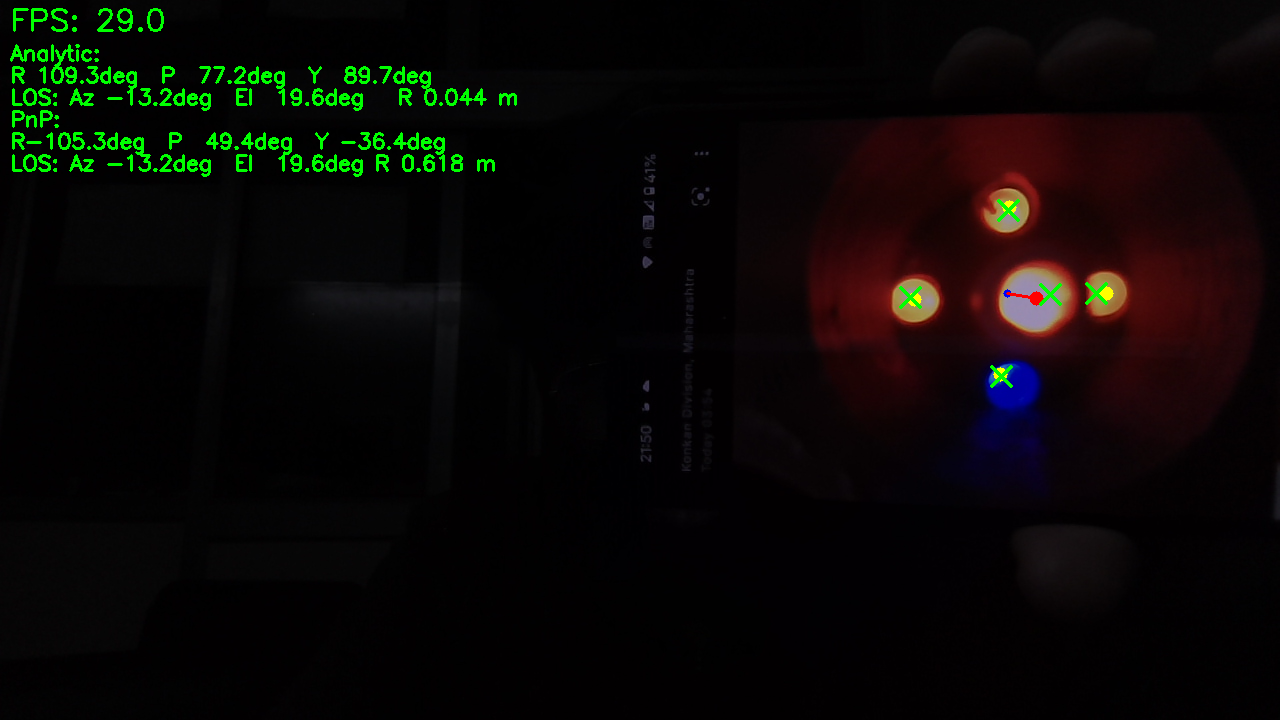
#> input picture vbn_1756052451.png, 1280 x 720 px, given in place of the camera
$ python main.py
#> lines starting #> are read from the running program, lines starting #| are printed output that depends on the picture; after the words box and inside, x2 and y2 are one past the last pixel; in counts of white or black regions, pixels touching at a corner belong together
### capture_frame.py
# capture_frame.py
# Cross-platform capture:
# - Raspberry Pi (libcamera sensors like OV9281): Picamera2 with short exposure
# - Elsewhere: OpenCV VideoCapture (best-effort low exposure)
# Returns frames as BGR (OpenCV-ready)

import time, platform, cv2, numpy as np

# ===== minimal knobs =====
SOURCE        = 0          # OpenCV device index or "rtsp://..." URL (ignored by Picamera2)
WIDTH, HEIGHT = None, None # if None on Pi, we'll pick a sensible default per sensor
FPS           = 30
EXPOSURE_MS   = 3.0        # ~2–10 ms works well for LEDs
USE_PICAMERA2 = True       # set False to force OpenCV even on a Pi
# =========================

def _is_pi():
    try:
        return platform.system() == "Linux" and platform.machine() in ("aarch64", "armv7l", "armv6l")
    except Exception:
        return False

class FrameSource:
    def __init__(self):
        self.picam2 = None
        self.cap = None
        self._using_picam2 = False

        # Prefer Picamera2 on Pi for libcamera sensors (e.g., OV9281)
        if USE_PICAMERA2 and _is_pi() and isinstance(SOURCE, int):
            try:
                from picamera2 import Picamera2
                self.picam2 = Picamera2()

                # Detect sensor model to pick a sane default size
                props = getattr(self.picam2, "camera_properties", {}) or {}
                model = str(props.get("Model", "")).lower()

                if WIDTH and HEIGHT:
                    size = (int(WIDTH), int(HEIGHT))
                else:
                    # OV9281 native is 1280x800; otherwise use 1280x720
                    size = (1280, 800) if "ov9281" in model else (1280, 720)

                cfg = self.picam2.create_video_configuration(
                    main={"size": size, "format": "RGB888"},
                    raw=None
                )
                self.picam2.configure(cfg)

                # Start with auto exposure briefly so the pipe settles
                self._set_controls_safe({"AeEnable": True})
                self.picam2.start()
                time.sleep(0.25)

                # Then lock short exposure & low gain for stable LED blobs
                us = int(max(1, float(EXPOSURE_MS) * 1000.0))  # microseconds
                self._set_controls_safe({
                    "AeEnable": False,
                    "ExposureTime": us,
                    "AnalogueGain": 1.0,
                })
                # Try to set a fixed frame duration (some sensors may ignore)
                if FPS:
                    frame_us = int(max(1, 1_000_000 // int(FPS)))
                    self._set_controls_safe({"FrameDurationLimits": (frame_us, frame_us)})

                # Disable AWB only if the control exists (OV9281 is mono; no AWB)
                self._set_controls_safe({"AwbEnable": False})

                self._using_picam2 = True
                print(f"[capture] Picamera2 active ({model or 'unknown sensor'}), size={size}, exp={us}us")
                return
            except Exception as e:
                print(f"[capture] Picamera2 not available/failed: {e}\n[capture] Falling back to OpenCV.")

        # OpenCV fallback (PC or Pi without Picamera2)
        self.cap = cv2.VideoCapture(SOURCE, cv2.CAP_DSHOW if platform.system()=="Windows" else 0)
        if not self.cap.isOpened():
            raise RuntimeError("OpenCV VideoCapture failed to open source.")
        if WIDTH:  self.cap.set(cv2.CAP_PROP_FRAME_WIDTH,  int(WIDTH))
        if HEIGHT: self.cap.set(cv2.CAP_PROP_FRAME_HEIGHT, int(HEIGHT))
        if FPS:    self.cap.set(cv2.CAP_PROP_FPS,          int(FPS))
        # Best-effort manual exposure (some cameras/drivers ignore; harmless if so)
        try:
            self.cap.set(cv2.CAP_PROP_AUTO_EXPOSURE, 0.25)  # V4L2 manual-ish
            # DShow expects negative log2(seconds); V4L2 sometimes accepts raw values
            self.cap.set(cv2.CAP_PROP_EXPOSURE, -7)
            self.cap.set(cv2.CAP_PROP_GAIN, 0)
            if hasattr(cv2, "CAP_PROP_AUTO_WB"):
                self.cap.set(cv2.CAP_PROP_AUTO_WB, 0)
        except Exception:
            pass
        print("[capture] OpenCV VideoCapture active.")

    # Set a control only if the driver advertises it (avoids "not advertised" errors)
    # [8 lines left out: function _set_controls_safe, not called in this run]

    def read(self):
        if self._using_picam2:
            arr = self.picam2.capture_array("main")  # RGB
            if arr is None or arr.size == 0:
                return False, None
            return True, cv2.cvtColor(arr, cv2.COLOR_RGB2BGR)
        else:
            ok, frame = self.cap.read()
#> frame is the input picture: shape (720, 1280, 3); mean B, G, R 5.1, 7.5, 9.6
            return ok, frame

    def release(self):
        if self._using_picam2 and self.picam2:
            try: self.picam2.stop()
            except Exception: pass
        if self.cap is not None:
            try: self.cap.release()
            except Exception: pass

# Optional generator if you like for-loops:
# [9 lines left out: function capture_frame, not called in this run]

### led_detection.py
# Minimal bright-blob detector. Returns up to 5 centroid points in pixels.
import cv2
import numpy as np

def detect_leds(frame_bgr, max_pts=5):
#> called with max_pts = 5
    gray = cv2.cvtColor(frame_bgr, cv2.COLOR_BGR2GRAY)
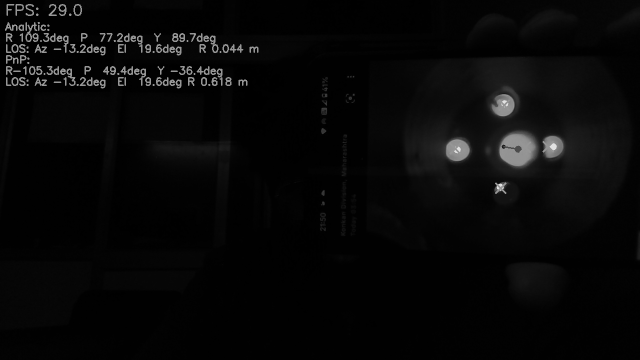
#> gray: shape (720, 1280) (shown at 1/2 size); min 0, max 226, mean 7.9
    blur = cv2.GaussianBlur(gray, (5,5), 0)

    # Adaptive bright threshold: mean + k*std
    m, s = cv2.meanStdDev(blur)
#> m = [7.89]; s = [19.79]
    thr = float(m + 3*s)  # tweak 2.0–3.5 if needed
#> thr = 67.28
    _, mask = cv2.threshold(blur, thr, 255, cv2.THRESH_BINARY)
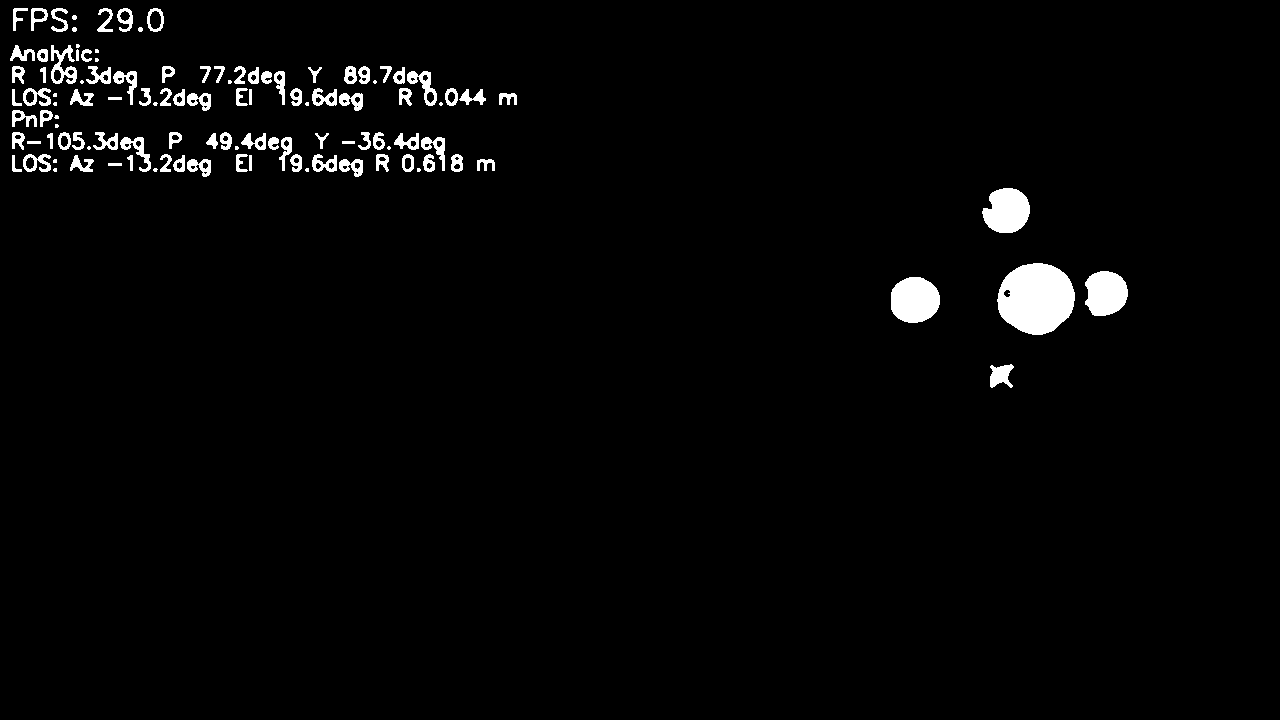
#> mask: shape (720, 1280); 2.5% white; 113 white regions (21 under 20 px), largest, box (x1, y1, x2, y2) and area: (997, 263, 1075, 335) 4294, (891, 277, 940, 323) 1816, (982, 188, 1030, 233) 1638
    mask = cv2.medianBlur(mask, 5)
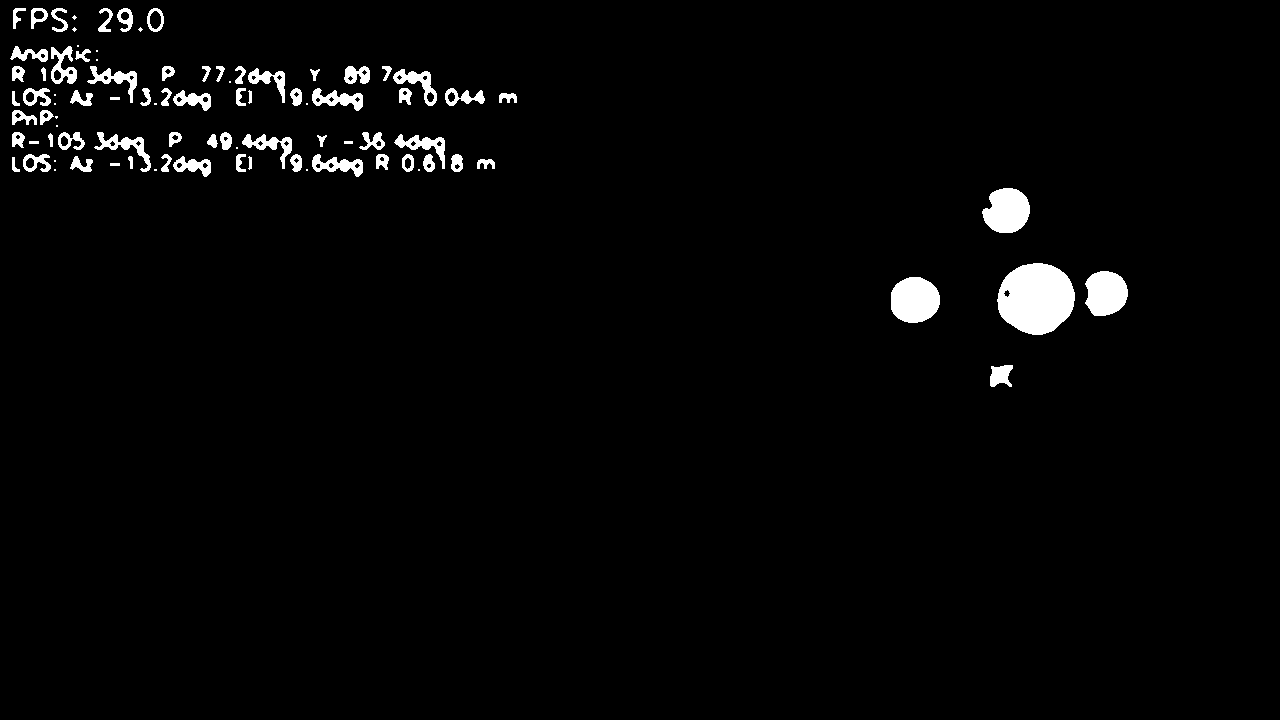
#> mask: shape (720, 1280); 2.5% white; 90 white regions (19 under 20 px)

    contours, _ = cv2.findContours(mask, cv2.RETR_EXTERNAL, cv2.CHAIN_APPROX_SIMPLE)
#> contours = 90 contours, 23 with area under 20; largest, box (x1, y1, x2, y2) and area: (997, 263, 1075, 335) 4219, (891, 277, 940, 323) 1746, (982, 188, 1030, 233) 1567, (1085, 271, 1128, 316) 1466, (393, 69, 437, 106) 570

    # Rank by brightness to prefer true LEDs
    blobs = []
    for c in contours:
        area = cv2.contourArea(c)
        if 5 < area < 5000:
            M = cv2.moments(c)
            if M["m00"] > 1e-6:
                u = M["m10"]/M["m00"]; v = M["m01"]/M["m00"]
                msk = np.zeros_like(mask); cv2.drawContours(msk, [c], -1, 255, -1)
                mean_val = cv2.mean(gray, mask=msk)[0]
                blobs.append((mean_val, (u, v)))
#> this loop made 90 passes
#> (area, u, v, mean_val) on passes 1, 2, 3, 4, 5, 12, 13, 14: (329, 1000.1, 374.9, 141.2), (1745.5, 914.3, 299.7, 138.4), (1466.5, 1105.5, 292.8, 132.7), (4219, 1035.7, 298, 128.8), (1567, 1006.7, 210.4, 133.3), (88.5, 485.5, 162.8, 132.6), (40.5, 14.1, 165.6, 142.7), (25, 249.9, 162.5, 142.6)
#> (the rest of the program and of its run is left out)
